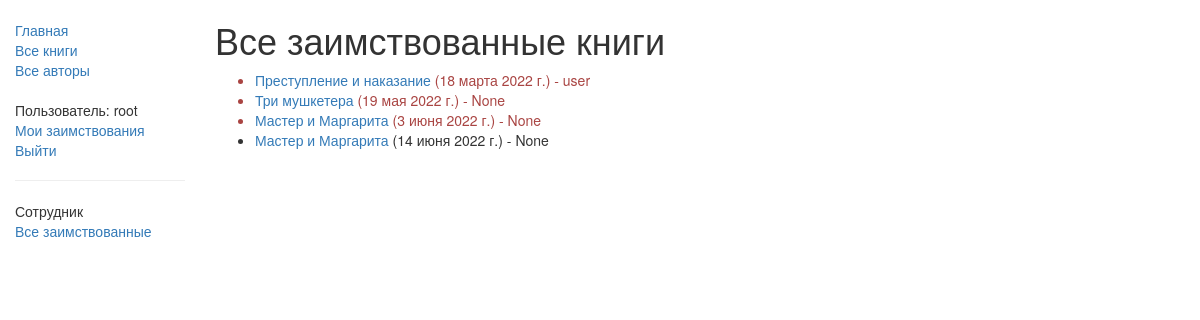
Screenshot of /catalog/allbooks/ (signed in) with the database file from the repository.
### catalog/models.py (models this page shows, shortened)
class BookInstance(models.Model):
    id = models.UUIDField(primary_key=True,
                          default=uuid.uuid4,
                          help_text='Уникальный идентификатор этой конкретной книги по всей библиотеке')
    book = models.ForeignKey('Book', on_delete=models.RESTRICT, null=True, verbose_name='книга')
    imprint = models.CharField(max_length=200, verbose_name='копии')
    due_back = models.DateField(null=True, blank=True, verbose_name='ожидаемая дата возврата')
    LOAN_STATUS = (
        ('о', 'На обслуживании'),
        ('в', 'Выдана'),
        ('н', 'В наличии'),
        ('р', 'Зарезервирована'),
    )
    status = models.CharField(max_length=1,
                              choices=LOAN_STATUS,
                              blank=True,
                              default='о',
                              help_text='Доступность книги',
                              verbose_name='статус')
    borrower = models.ForeignKey(User,
                                 on_delete=models.SET_NULL,
                                 null=True, blank=True,
                                 verbose_name='абонент-пользователь')
    @property
    def is_overdue(self):
        if self.due_back and date.today() > self.due_back:
            return True
        return False
    class Meta:
        ordering = ['due_back']
        verbose_name = 'экземпляр книги'
        verbose_name_plural = 'экземпляры книг'
        permissions = (('can_mark_returned', 'установить книгу как возвращенную'), )

class Book(models.Model):
    title = models.CharField(max_length=200, verbose_name='заголовок')
    author = models.ForeignKey('Author', on_delete=models.SET_NULL, null=True, verbose_name='автор')
    """
    Предупреждение: по умолчанию on_delete=models.CASCADE, что означает, что если автор будет удален,
    эта книга тоже будет удалена! Мы используем set_null здесь, но мы также могли бы использовать
    PROTECT или RESTRICT, чтобы предотвратить удаление автора, в то время как любая книга использует ее
    """
    summary = models.TextField(max_length=1000,
                               help_text='Введите краткое описание книги',
                               verbose_name='краткое изложение')
    isbn = models.CharField('ISBN', max_length=13, unique=True,
                            help_text='13 символов <a href="https://www.isbn-international.org/content/what-isbn'
                                      '">ISBN number</a>')
    genre = models.ManyToManyField(Genre, help_text='Выберите жанр для этой книги', verbose_name='жанр')
    language = models.ForeignKey('Language', on_delete=models.SET_NULL, null=True, verbose_name='язык')
    def display_genre(self):
        """Создает строку для жанра. Это необходимо для отображения жанра в Admin."""
        return ', '.join(genre.name for genre in self.genre.all()[:3])
    display_genre.short_description = 'жанр'
    class Meta:
        verbose_name = 'книга'
        verbose_name_plural = 'книги'

### catalog/views.py (the view)
class LoanedBooksByStaffListView(PermissionRequiredMixin, generic.ListView):
    model = BookInstance
    template_name = 'catalog/bookinstance_list_all_book_borrowed_staff.html'
    paginate_by = 10
    permission_required = 'catalog.can_mark_returned'
    def get_queryset(self):
        return BookInstance.objects.filter(status__exact='в').order_by('due_back')

### catalog/templates/catalog/bookinstance_list_all_book_borrowed_staff.html
{% extends "base_generic.html" %}
{% block content %}
    <h1>Все заимствованные книги</h1>
    {% if bookinstance_list %}
        <ul>
            {% for bookinst in bookinstance_list %}
                <li class="{% if bookinst.is_overdue %}text-danger{% endif %}">
                    <a href="{% url 'book-detail' bookinst.book.pk %}">{{bookinst.book.title}}</a>
                    ({{ bookinst.due_back }}) - {{ bookinst.borrower }}
                </li>
            {% endfor %}
        </ul>
    {% else %}
        <p>Нет заимствованных книг.</p>
    {% endif %}
{% endblock %}

### catalog/templates/base_generic.html (shortened to what this page needs)
<!DOCTYPE html>
<html lang="en">
<head>
    <link rel="stylesheet" href="https://maxcdn.bootstrapcdn.com/bootstrap/3.3.7/css/bootstrap.min.css">
    {% load static %}
    <link rel="stylesheet" href="{% static 'catalog/css/styles.css' %}">
</head>
<body>
<div class="container-fluid">
    <div class="row">
        <div class="col-sm-2">
            {% block sidebar %}
                <ul class="sidebar-nav">
                    <li><a href="{% url 'index' %}">Главная</a></li>
                    <li><a href="{% url 'books' %}">Все книги</a></li>
                    <li><a href="{% url 'authors' %}">Все авторы</a></li>
                    <ul class="sidebar-nav">
                        {% if user.is_authenticated %}
                            <li>Пользователь: {{ user.get_username }}</li>
                            <li><a href="{% url 'my-borrowed' %}">Мои заимствования</a></li>
                            <li><a href="{% url 'logout' %}?next={{request.path}}">Выйти</a></li>
                                {% if perms.catalog.can_mark_returned %}
                                    <hr>
                                    <ul class="sidebar-nav">
                                        <li>Сотрудник</li>
                                        <li><a href="{% url 'all-borrowed' %}">Все заимствованные</a></li>
                                    </ul>
                                {% endif %}
                        {% else %}
                            <li><a href="{% url 'login' %}?next={{request.path}}">Авторизоваться</a></li>
                        {% endif %}
                     </ul>
                </ul>
            {% endblock %}
        </div>
        <div class="col-sm-10 ">
            {% block content %}{% endblock %}
        </div>
    </div>
</div>
</body>
</html>

### catalog/static/catalog/css/styles.css (style rules this page uses)
.sidebar-nav { margin-top: 20px; padding: 0; list-style: none; }

### rows the page displays
BookInstance: book "Преступление и наказание", due_back "18 марта 2022 г.", borrower "user"
BookInstance: book "Три мушкетера", due_back "19 мая 2022 г.", borrower "None"
BookInstance: book "Мастер и Маргарита", due_back "3 июня 2022 г.", borrower "None"
BookInstance: book "Мастер и Маргарита", due_back "14 июня 2022 г.", borrower "None"

### other values shown
{{ user.get_username }} "root"
